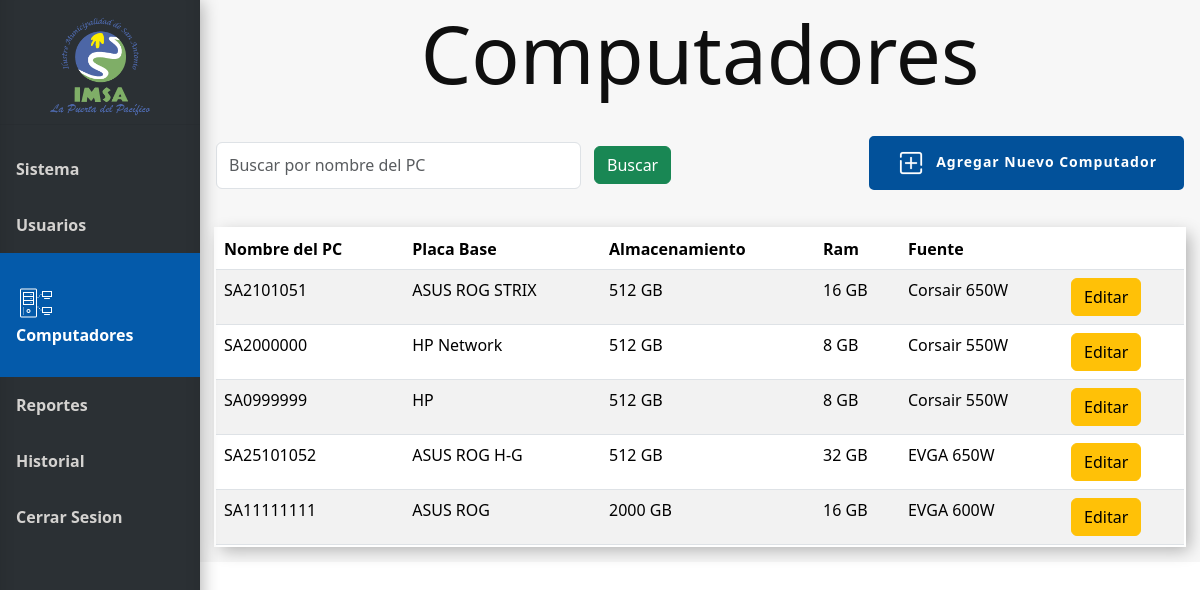
The page /computadores (signed in) on the database as committed earlier.
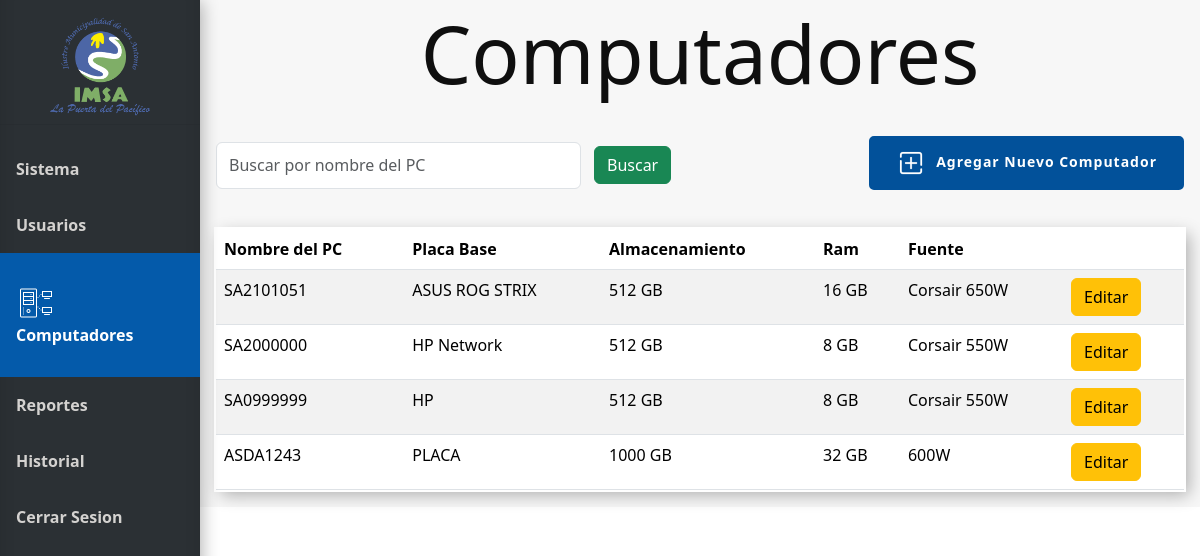
The same page on the database as committed later.
### tables this page shows
CREATE TABLE Pc (
    Id_pc INTEGER PRIMARY KEY AUTOINCREMENT,
    Nombre_pc VARCHAR(100),
    Placa VARCHAR(50),
    Almacenamiento INTEGER,  -- en GB
    Ram INTEGER,    -- en GB
    Fuente VARCHAR(100)
);

### app.py (the view)
@app.route('/computadores', methods=['GET'])
@login_required
def computadores():
    conn = get_db_connection()
    search_query = request.args.get('search', '')
    query = "SELECT * FROM Pc Where 1 = 1"
    params = []
    if search_query:
        query += ' AND Pc.Nombre_pc LIKE ?'
        params.extend(['%' + search_query + '%'])
    filtro_pcs = conn.execute(query, params).fetchall()
    conn.close()
    return render_template('computadores.html', filtro_pcs=filtro_pcs)

### app.py (called while the page is built)
@login_manager.user_loader
def load_user(user_id):
    return Usuario.get_by_id(user_id)

def get_db_connection():
    conn = sqlite3.connect('database.db')
    conn.row_factory = sqlite3.Row
    return conn

### model.py (called while the page is built)
def get_db_connection():
    conn = sqlite3.connect('database.db')
    conn.row_factory = sqlite3.Row
    return conn

    @staticmethod
    def get_by_id(id_usuario):
        conn = get_db_connection()
        user_data = conn.execute('SELECT * FROM Usuario WHERE Id_usuario = ?', (id_usuario,)).fetchone()
        conn.close()
        if user_data:
            return Usuario(user_data['Id_usuario'], user_data['Nombre_user'], user_data['Email'], user_data['psw'])
        return None

### templates/computadores.html (shortened to what this page needs)
{% extends 'base.html' %}
{% block head %}
<link rel="stylesheet" href="{{ url_for('static', filename='css/style_computadores.css') }}">
{% endblock %}
{% block content %}
<h1 class="block-effect" style="--td:0.3s">
    <div class="block-reveal" style="--bc: #2b3034; --d: 0.5s">Computadores</div>
</h1>
<div class="head">
    <div class="filtros">
        <form method="get" action="{{ url_for('computadores') }}" id="filtro-form">
            <div class="filtro">
                <input class="form-control me-2" type="search" name="search" placeholder="Buscar por nombre del PC"
                    aria-label="Search" value="{{ request.args.get('search', '') }}">
                <button class="btn btn-success" type="submit">Buscar</button>
            </div>
        </form>
    </div>
    <div class="Botones_Computador">
        <button class="button_slide slide_left" data-bs-toggle="modal" data-bs-target="#ModalAgregarComputador"><img id="agregar" src="{{ url_for('static', filename='img/icon-agregar.png') }}" alt="icon-agregar" width="30px"><b>Agregar Nuevo
            Computador</b></button>
    </div>
</div>
{% if filtro_pcs %}
<table class="table table-striped mt-3">
    <thead>
        <tr>
            <th>Nombre del PC</th>
            <th class="responsive" >Placa Base</th>
            <th class="responsive">Almacenamiento</th>
            <th class="responsive">Ram</th>
            <th class="responsive">Fuente</th>
            <th class="responsive"></th>
        </tr>
    </thead>
    <tbody>
        {% for row in filtro_pcs %}
        <tr>
            <td>{{ row['Nombre_pc'] }}</td>
            <td class="responsive">{{ row['Placa'] }}</td>
            <td class="responsive">{{ row['Almacenamiento'] }} GB</td>
            <td class="responsive">{{ row['Ram'] }} GB</td>
            <td class="responsive">{{ row['Fuente'] }}</td>
            <td >
                <a href="{{ url_for('editar_computador', id_pc=row['Id_pc']) }}" class="btn btn-warning">Editar</a>
            </td>
        </tr>
        {% endfor %}
    </tbody>
</table>
{% else %}
<tr>
    <div class="alert alert-danger" role="alert">
        No existen registros.
    </div>
</tr>
{% endif %}
{% endblock %}

Rows that differ between the two databases and show on the page:
removed Pc: Nombre_pc "SA11111111", Placa "ASUS ROG", Almacenamiento "2000", Ram "16", Fuente "EVGA 600W"
changed Pc: Nombre_pc "SA25101052" → "ASDA1243"; Placa "ASUS ROG H-G" → "PLACA"; Almacenamiento "512" → "1000"; Fuente "EVGA 650W" → "600W"
